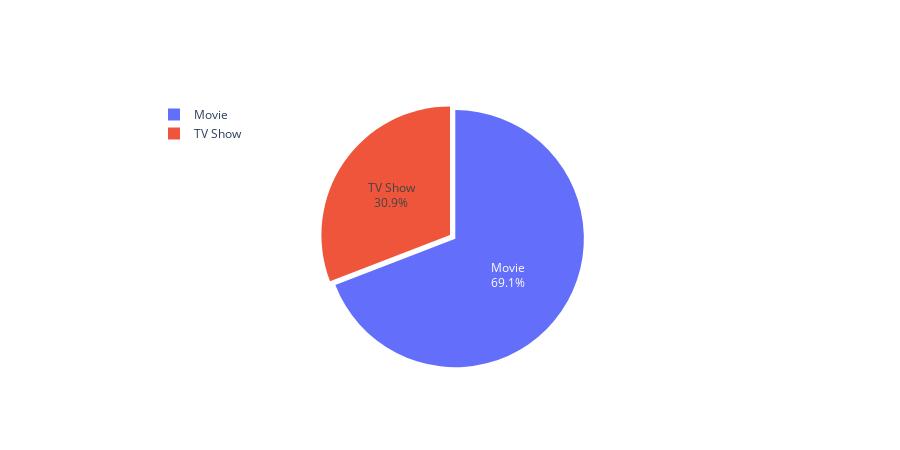

The notebook cell this image was saved under:
### Markdown cell above
#### Content Type

### Code cell
pie_x = df['type'].value_counts().reset_index()
pie_x = pie_x.rename(columns={'index':'type','type':'count'})

trace = go.Pie(labels=pie_x['type'], values=grouped['count'], pull=[0.05])
layout = go.Layout(title="", height=450, legend=dict(x=0.1, y=1))
fig = go.Figure(data = [trace], layout = layout)
fig.update_traces(textposition='inside', textinfo='percent+label')
fig.show()

### Figure 1 — Plotly figure (JSON) as saved in the notebook; plotly's stock layout.template omitted (floating-point values rounded to 4 significant figures)
{"data": [{"labels": ["Movie", "TV Show"], "pull": [0.05], "textinfo": "percent+label", "textposition": "inside", "type": "pie", "values": [5377, 2400]}], "layout": {"height": 450, "legend": {"x": 0.1, "y": 1}, "title": {"text": ""}}}
